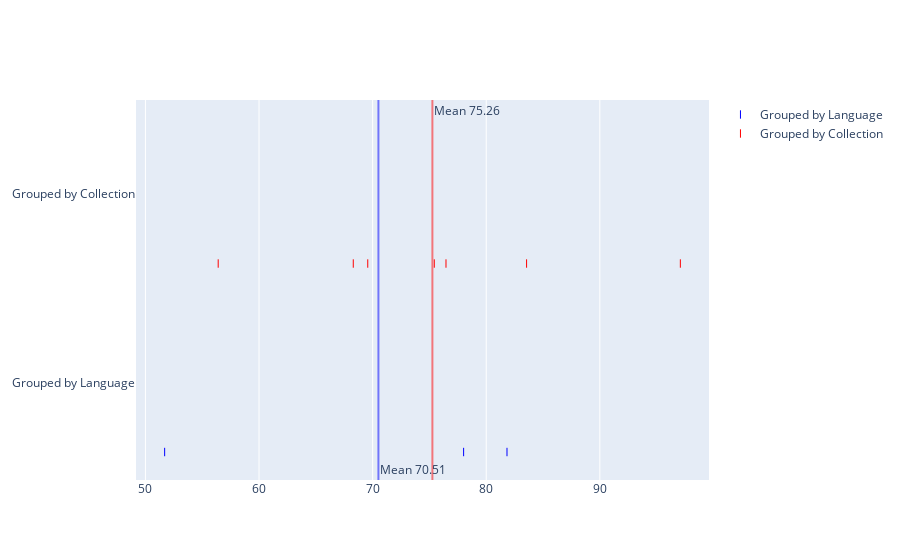

The cell this chart's notebook holds for it:
### Code cell
from plotly.subplots import make_subplots

hist_data = new_df.groupby(["UserLanguage"])["Progress"].mean().reset_index()

nhist_data = new_df.groupby(["Collection"])["Progress"].mean().reset_index()


fig = make_subplots(rows=1, cols=1, shared_xaxes=True)

fig.add_trace(go.Box(
    x=hist_data["Progress"], 
    marker_symbol='line-ns-open', 
    marker_color='blue',
    boxpoints='all',
    jitter=0,
    fillcolor='rgba(255,255,255,0)',
    line_color='rgba(255,255,255,0)',
    hoveron='points',
    name='Grouped by Language'
))


fig.add_trace(go.Box(
    x=nhist_data["Progress"], 
    marker_symbol='line-ns-open', 
    marker_color='red',
    boxpoints='all',
    jitter=0,
    fillcolor='rgba(255,255,255,0)',
    line_color='rgba(255,255,255,0)',
    hoveron='points',
    name='Grouped by Collection'
))

fig.add_vline(x=hist_data["Progress"].mean().round(2), line_color='blue', opacity=.5, annotation_text="Mean {}".format(hist_data['Progress'].mean().round(2)), annotation_position="bottom right")
fig.add_vline(x=nhist_data["Progress"].mean().round(2), line_color='red', opacity=.5, annotation_text="Mean {}".format(nhist_data['Progress'].mean().round(2)), annotation_position="top right")


py.iplot(fig)

### Figure 1 — Plotly figure (JSON) as saved in the notebook; plotly's stock layout.template omitted (floating-point values rounded to 4 significant figures)
{"data": [{"boxpoints": "all", "fillcolor": "rgba(255,255,255,0)", "hoveron": "points", "jitter": 0, "line": {"color": "rgba(255,255,255,0)"}, "marker": {"color": "blue", "symbol": "line-ns-open"}, "name": "Grouped by Language", "type": "box", "x": [81.83, 51.69, 78.01]}, {"boxpoints": "all", "fillcolor": "rgba(255,255,255,0)", "hoveron": "points", "jitter": 0, "line": {"color": "rgba(255,255,255,0)"}, "marker": {"color": "red", "symbol": "line-ns-open"}, "name": "Grouped by Collection", "type": "box", "x": [56.41, 75.43, 97.09, 69.57, 83.55, 76.46, 68.3]}], "layout": {"annotations": [{"showarrow": false, "text": "Mean 70.51", "x": 70.51, "xanchor": "left", "xref": "x", "y": 0, "yanchor": "bottom", "yref": "y domain"}, {"showarrow": false, "text": "Mean 75.26", "x": 75.26, "xanchor": "left", "xref": "x", "y": 1, "yanchor": "top", "yref": "y domain"}], "shapes": [{"line": {"color": "blue"}, "opacity": 0.5, "type": "line", "x0": 70.51, "x1": 70.51, "xref": "x", "y0": 0, "y1": 1, "yref": "y domain"}, {"line": {"color": "red"}, "opacity": 0.5, "type": "line", "x0": 75.26, "x1": 75.26, "xref": "x", "y0": 0, "y1": 1, "yref": "y domain"}], "xaxis": {"anchor": "y", "domain": [0, 1]}, "yaxis": {"anchor": "x", "domain": [0, 1]}}}
